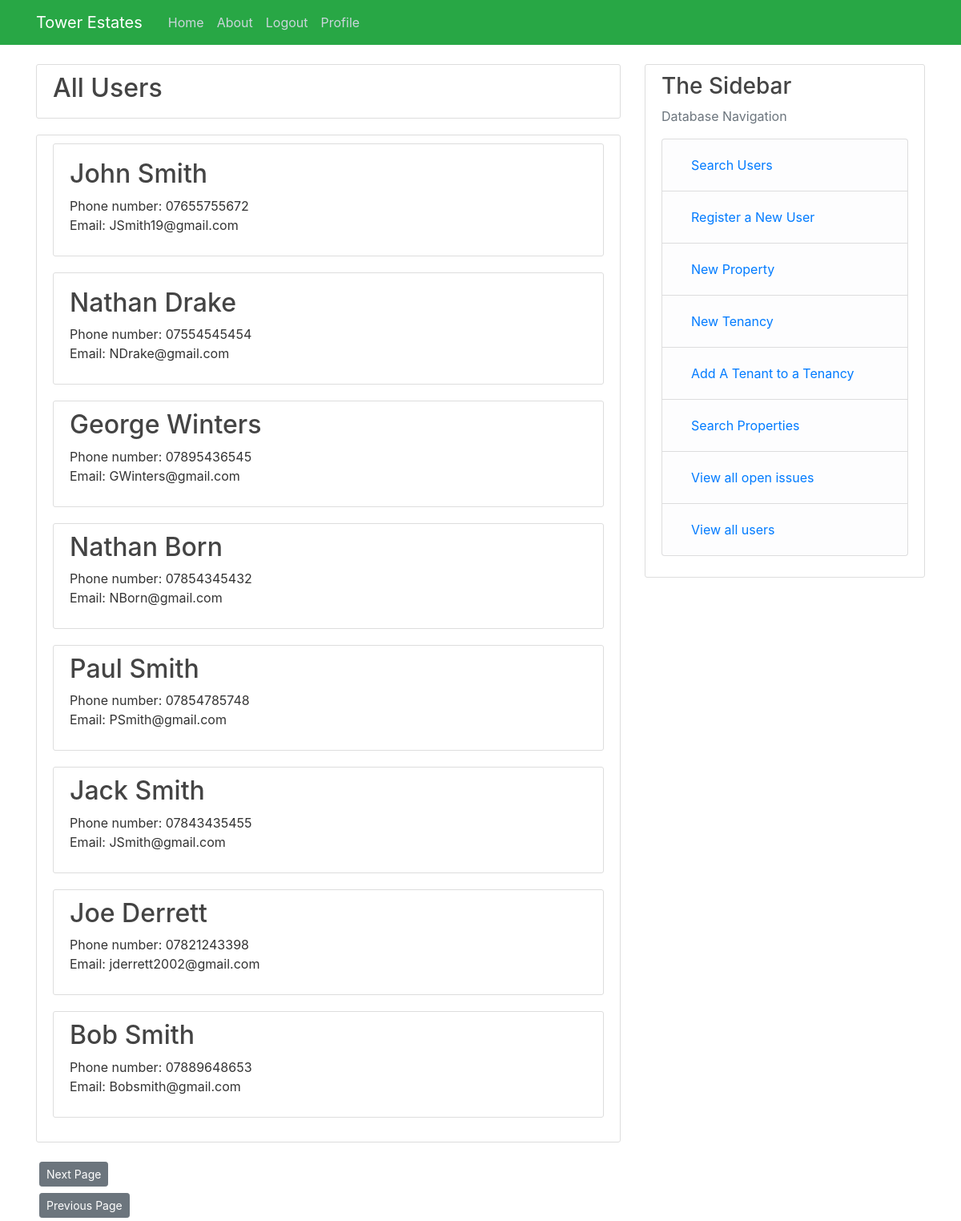
/all_users (signed in), run on an earlier commit of the app's database.
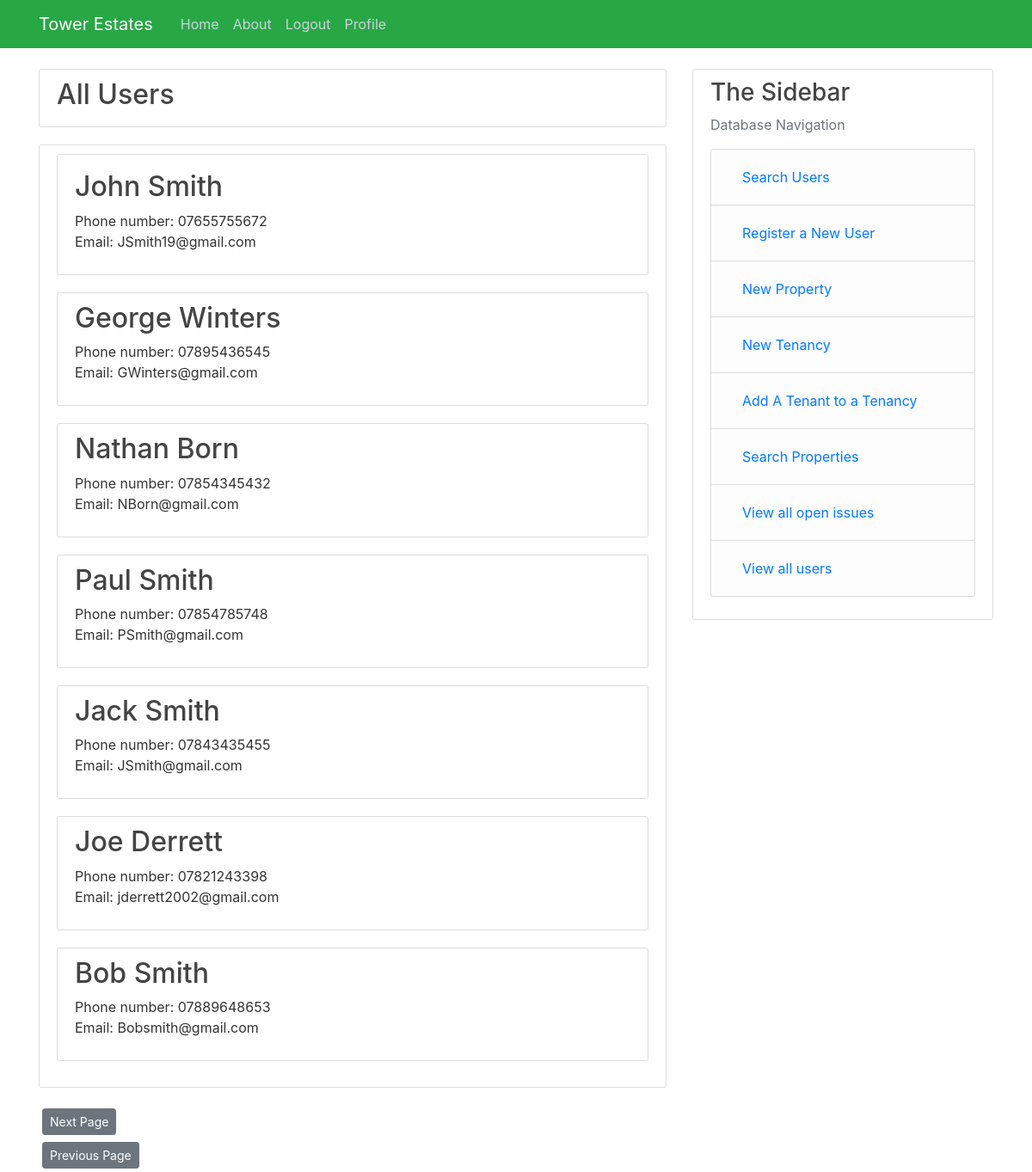
And on a later commit of the database.
### Tower/models.py (models this page shows, shortened)
class User(db.Model, UserMixin):
    user_id = db.Column(db.Integer, primary_key=True)
    name = db.Column(db.String(55), nullable=False)
    phone_number= db.Column(db.String(15), nullable=False)
    role= db.Column(db.String(12), nullable=False)
    email = db.Column(db.String(120), unique=True, nullable=False)
    business= db.Column(db.String(150), nullable=True)
    password = db.Column(db.String(64), nullable=False)
    properties = db.relationship("Properties",cascade="all, delete-orphan" ,backref="User", lazy=True)
    occupants = db.relationship("Tenancies", backref="User", secondary=occupants, lazy=True)
    contractor = db.relationship("Quotes", cascade="all, delete-orphan",backref="User", lazy=True)

### Tower/routes.py (the view)
@app.route("/all_users") # Output all users
@login_required
def all_users():
    if current_user.role != ("Admin"):  # Ensures only admins can use this route
        abort(403)  # Redirects to a 403 error
    page = request.args.get("page", 1, type=int)
    users = db.session.query(User).order_by(User.role.desc())  # Gets all users from the database
    all = users.paginate(page, per_page=8)  # Paginates the query, allowing it to be shown over multiple pages
    next_url = url_for("all_users", page=all.next_num) \
        if all.has_next else None  # The url for the next page of users
    prev_url = url_for("all_users", page=all.prev_num) \
        if all.has_prev else None  # The url for the previous page of users
    return render_template("all_users.html", all=all, next_url=next_url, prev_url = prev_url)

### Tower/models.py (called while the page is built)
@login_manager.user_loader
def load_user(user_id):
    return User.query.get(int(user_id))

### Tower/templates/all_users.html (shortened to what this page needs)
{% extends "layout.html" %}
{% block content %}
<div class="content-section">
    <h2>All Users</h2>
</div>
<div class="content-section">
    {% for user in all.items %}
    <div class="content-section">
        {%if user.role == ('Tenant')%}
        <h2><a class="article-title"href=" {{ url_for('Tenant', user_id= user.user_id) }}">{{user.name}}</a></h2>
        <p>Phone number: {{user.phone_number}} <br> Email: {{user.email}}</p>
        {%elif user.role == ('Landlord')%}
        <h2><a class="article-title"href=" {{ url_for('Landlord', user_id= user.user_id) }}">{{user.name}}</a></h2>
        <p>Phone number: {{user.phone_number}} <br> Email: {{user.email}}</p>
        {%elif user.role == ('Contractor')%}
        <h2><a class="article-title"href=" {{ url_for('Contractor', user_id= user.user_id)}}">{{user.name}}</a></h2>
        <p>Phone number: {{user.phone_number}} <br> Email: {{user.email}}</p>
        {%else%}
        <h2><a class="article-title"href=" {{ url_for('Admin', user_id= user.user_id) }}">{{user.name}}</a></h2>
        <p>Phone number: {{user.phone_number}} <br> Email: {{user.email}}</p>
        {% endif %}
    </div>
    {%endfor%}
</div>
<div>
    <a class="btn btn-secondary btn-sm m-1" href=" {{next_url}}">Next Page</a>
</div>
<div>
    <a class="btn btn-secondary btn-sm m-1" href=" {{prev_url}}">Previous Page</a>
</div>
{% endblock content %}

### Tower/templates/layout.html (shortened to what this page needs)
<!DOCTYPE html>
<html lang="en">
<head>
    <link rel="stylesheet" href="https://stackpath.bootstrapcdn.com/bootstrap/4.5.2/css/bootstrap.min.css"
>
    <link rel="stylesheet" type="text/css" href="{{url_for('static', filename='main.css') }}">
</head>
<body>
<header class="site-header">
    <nav class="navbar navbar-expand-md navbar-dark bg-success fixed-top">
        <div class="container">
            <a class="navbar-brand mr-4" href="/">Tower Estates</a>
            <div class="collapse navbar-collapse" id="navbarToggle">
                <div class="navbar-nav mr-auto">
                    <a class="nav-item nav-link" href="{{ url_for('home') }}">Home</a>
                    <a class="nav-item nav-link" href="{{ url_for('about') }}">About</a>
                    {% if current_user.is_authenticated %}
                    <a class="nav item nav-link" href="{{ url_for('logout') }}">Logout</a>
                    {% else %}
                    <a class="nav-item nav-link" href="{{ url_for('login') }}">Login</a>
                    {% endif %}
                    {% if current_user.role == ('Admin') %}
                    <a class="nav-item nav-link" href="{{ url_for('Admin', user_id = current_user.user_id)}}">Profile</a>
                    {% endif %}
                </div>
            </div>
        </div>
    </nav>
</header>
<main role="main" class="container">
    <div class="row">
        <div class="col-md-8">
            {% block content %}{% endblock %}
        </div>
        {% if current_user.is_authenticated %}
        <div class="col-md-4">
            <div class="content-section">
                <h3>The Sidebar</h3>
                <p class='text-muted'> Database Navigation
                <ul class="list-group">
                    {% if current_user.role == ('Admin') %}
                    <li class="list-group-item list-group-item-light"><a class="nav-item nav-link"
                                                                         href="{{ url_for('search_users') }}">Search
                        Users</a></li>
                    <li class="list-group-item list-group-item-light"><a class="nav-item nav-link"
                                                                         href="{{ url_for('register') }}">Register a New
                        User</a></li>
                    <li class="list-group-item list-group-item-light"><a class="nav-item nav-link"
                                                                         href="{{ url_for('new_property') }}">New
                        Property</a></li>
                    <li class="list-group-item list-group-item-light"><a class="nav-item nav-link"
                                                                         href="{{ url_for('new_tenancy') }}">New
                        Tenancy</a></li>
                    <li class="list-group-item list-group-item-light"><a class="nav-item nav-link"
                                                                         href="{{ url_for('add_tenant') }}"> Add A
                        Tenant to a Tenancy</a></li>
                    <li class="list-group-item list-group-item-light"><a class="nav-item nav-link"
                                                                         href="{{url_for('search_properties') }}">
                        Search Properties</a></li>
                    <li class="list-group-item list-group-item-light"><a class="nav-item nav-link"
                                                                         href="{{ url_for('all_issues') }}">
                        View all open issues</a></li>
                    <li class="list-group-item list-group-item-light"><a class="nav-item nav-link"
                                                                         href="{{ url_for('all_users') }}">
                        View all users</a></li>
                    {%elif current_user.role == ('Landlord') %}
                <li class="list-group-item list-group-item-light"><a class<a class="nav-item nav-link" href="{{url_for('Landlord_issues')}}"> View all issues</a></li>
                    {%elif current_user.role == ('Contractor')%}
                <li class="list-group-item list-group-item-light"><a class<a class="nav-item nav-link" href="{{url_for('contractor_all_quotes', user_id = current_user.user_id)}}"> View all given quotes</a></li>
                    {%endif%}
                </ul>
                </p>
            </div>
        {%endif%}
        </div>
    </div>
</main>
</body>
</html>

### Tower/Static/main.css (style rules this page uses)
body { background: #ffffff; color: #333333; margin-top: 5rem; }
h1, h2, h3, h4, h5, h6 { color: #444444; }
.site-header .navbar-nav .nav-link { color: #cbd5db; }
.content-section { background: #ffffff; padding: 10px 20px; border: 1px solid #dddddd; border-radius: 3px; margin-bottom: 20px; }
.article-title { color: #444444; }

What changed in the data, as far as the page shows it:
removed User: name "Nathan Drake", phone_number "07554545454", email "NDrake@gmail.com"
